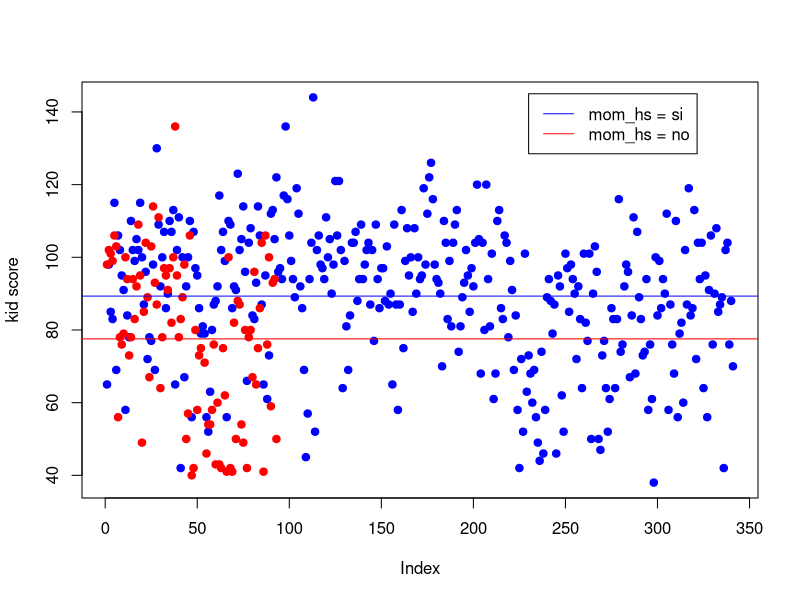
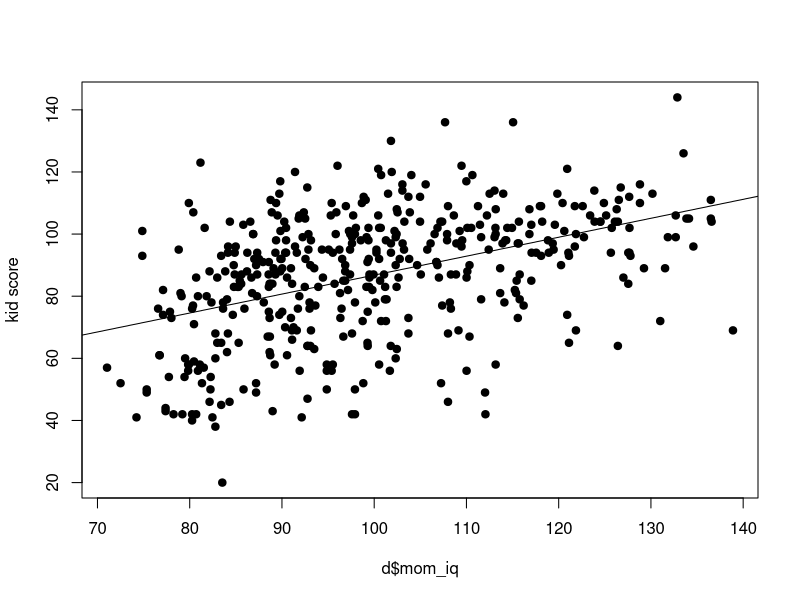
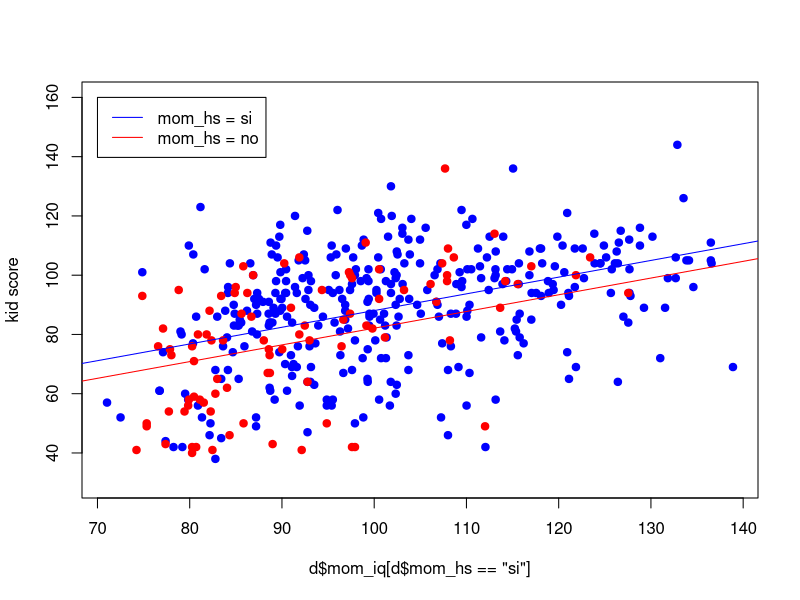
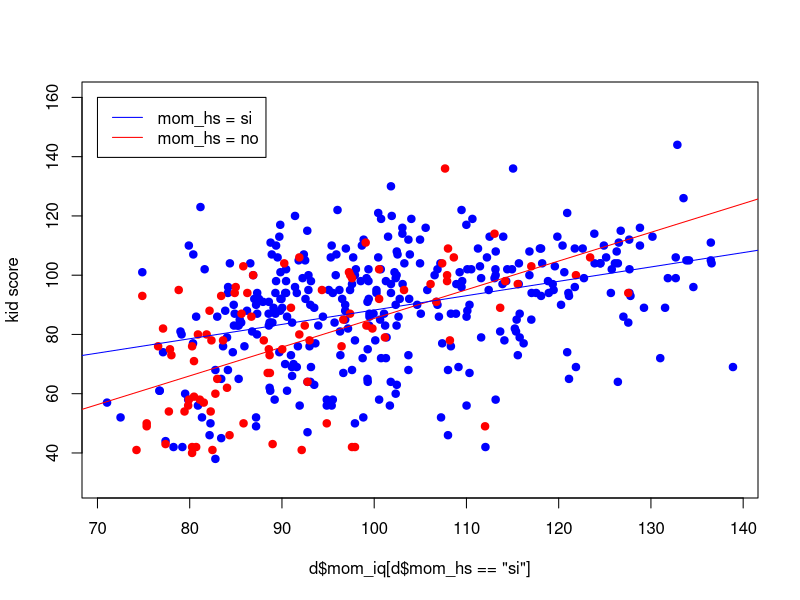

R code for these plots, in order:
## ---- chunk 1
d = read.csv("datos/kidiq.csv")
d$mom_hs = factor(d$mom_hs, labels = c("no", "si"))
d$mom_work = factor(d$mom_work, labels = c("notrabaja", "trabaja23", "trabaja1_parcial", "trabaja1_completo"))
## ---- chunk 2
m1 = lm(kid_score ~ mom_hs, data = d)
summary(m1)
## ---- chunk 3
# lo comprobamos en R
mean(d$kid_score[d$mom_hs=="no"])
## ---- chunk 4
# en R
mean(d$kid_score[d$mom_hs=="si"]) - mean(d$kid_score[d$mom_hs=="no"])
## ---- chunk 5
confint(m1)
## ---- chunk 6
plot(d$kid_score[d$mom_hs=="si"], col = "blue", pch = 19, ylab = "kid score")
points(d$kid_score[d$mom_hs=="no"], col = "red", pch = 19)
abline(h=m1$coeff[1], col = "red")
abline(h=m1$coeff[1]+m1$coef[2], col = "blue")
legend(230,145, legend = c("mom_hs = si","mom_hs = no"), col = c("blue","red"), lty = c(1,1))
## ---- chunk 7
m2 = lm(kid_score ~ mom_iq, data = d)
summary(m2)
## ---- chunk 8
plot(d$mom_iq, d$kid_score, pch = 19, ylab = "kid score")
abline(m2)
## ---- chunk 9
m3 = lm(log(kid_score) ~ mom_iq, data = d)
summary(m3)
## ---- chunk 10
m4 = lm(kid_score ~ mom_iq + mom_hs, data = d)
summary(m4)
## ---- chunk 11
plot(d$mom_iq[d$mom_hs=="si"], d$kid_score[d$mom_hs=="si"], col = "blue", pch = 19, ylab = "kid score", ylim = c(30,160))
points(d$mom_iq[d$mom_hs=="no"], d$kid_score[d$mom_hs=="no"], col = "red", pch = 19)
abline(a = m4$coeff[1], b = m4$coeff[2], col = "red")
abline(a = m4$coeff[1] + m4$coeff[3], b = m4$coeff[2], col = "blue")
legend(70,160, legend = c("mom_hs = si","mom_hs = no"), col = c("blue","red"), lty = c(1,1))
## ---- chunk 12
m5 = lm(kid_score ~ mom_iq * mom_hs, data = d)
summary(m5)
## ---- chunk 13
plot(d$mom_iq[d$mom_hs=="si"], d$kid_score[d$mom_hs=="si"], col = "blue", pch = 19, ylab = "kid score", ylim = c(30,160))
points(d$mom_iq[d$mom_hs=="no"], d$kid_score[d$mom_hs=="no"], col = "red", pch = 19)
abline(a = m5$coeff[1], b = m5$coeff[2], col = "red")
abline(a = m5$coeff[1] + m5$coeff[3], b = m5$coeff[2] + m5$coeff[4], col = "blue")
legend(70,160, legend = c("mom_hs = si","mom_hs = no"), col = c("blue","red"), lty = c(1,1))
## ---- chunk 14
m6 = lm(kid_score ~ mom_iq + mom_age, data = d)
summary(m6)
